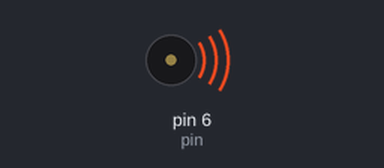
This sketch was run on a simulated Arduino Uno, built with avr-gcc and run on an emulated ATmega328P. On the bench: buzzer (waves = sounding).

Above: at 0.1 s.
Timing chart, 0 to 40.0 s (numbered marks = the images above):
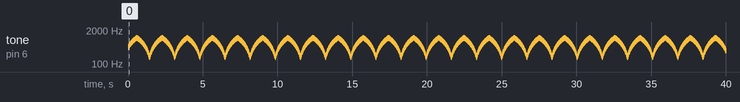

The sketch:

siren.ino
```cpp
const int pin = 6;

int time_ms = 10;
int freq = 440;
int fMax = 1000;
int fMin = 200;
int freq_inc = 20;
int sign = 1;
int notoneMode = 1;

void setup() {
  // put your setup code here, to run once:
  pinMode(pin, OUTPUT);

}

void loop() {
  // put your main code here, to run repeatedly:
  tone(pin, freq);
  delay(time_ms);
  if (!notoneMode)
    noTone(pin);
    delay(time_ms);
  freq = freq + freq_inc * sign;
  if (freq > fMax)
    sign = -1;
  if (freq < fMin)
    sign = 1;
}
```

Measured:
- by itself, tone on pin 6 (pin): plays 440 Hz for 0.02 s, 460 Hz for 0.02 s, 480 Hz for 0.02 s, 500 Hz for 0.02 s, 520 Hz for 0.02 s, 540 Hz for 0.02 s … (1997 notes in this stretch)
